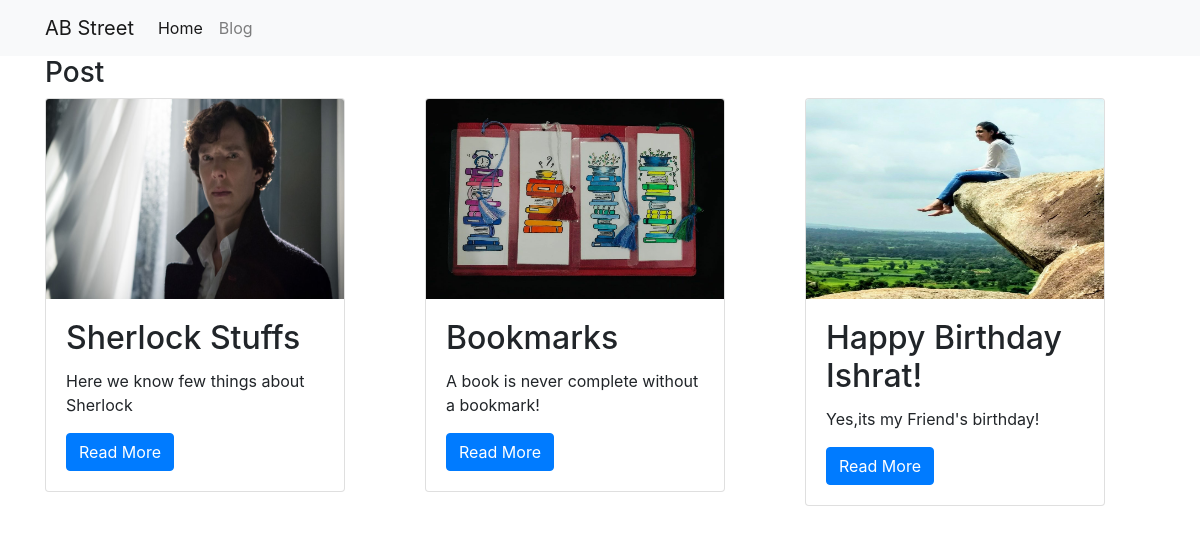
The page / on the database its author committed.
### projects/models.py (models this page shows)
class Project(models.Model):
    title =models.CharField(max_length =100)
    description = models.TextField()
    technology = models.CharField(max_length=1000)
    image = models.FilePathField(path="/img")

### projects/views.py (the view)
# urls.py: path("", views.project_index, name="project_index"),
def project_index(request):
    projects =Project.objects.all()
    context ={
        'projects':projects
    }
    return render(request,'project_index.html',context)

### projects/templates/project_index.html
{% extends "base.html" %}
{% load static %}
{% block page_content %}
<h3>Post</h3>
<div class="row">
{% for project in projects %}
    <div class="col-md-4">
        <div class="card mb-2" style="width:300px">
            <img class="card-img-top" src="{% static project.image %}" style="height:200px">
            <div class="card-body" >
                <h2 class="card-title">{{ project.title }}</h2>
                <p class="card-text">{{ project.description }}</p>
                <a href="{% url 'project_detail' project.pk %}"
                   class="btn btn-primary">
                    Read More
                </a>
            </div>
        </div>
    </div>
    {% endfor %}
</div>
{% endblock %}

### personal_portfolio/templates/base.html (shortened to what this page needs)
<link rel="stylesheet" href="https://stackpath.bootstrapcdn.com/bootstrap/4.1.3/css/bootstrap.min.css">
<nav class="navbar navbar-expand-lg navbar-light bg-light">
    <div class="container">
        <a class="navbar-brand" href="{% url 'project_index' %}">AB Street</a>
        <div class="collapse navbar-collapse" id="navbarSupportedContent">
          <ul class="navbar-nav mr-auto">
            <li class="nav-item active">
              <a class="nav-link" href="{% url 'project_index' %}">Home</a>
            </li>
            <li class="nav-item">
              <a class="nav-link" href="{% url 'blog_index' %}">Blog</a>
            </li>
          </ul>
        </div>
    </div>
</nav>
<div class="container">
    {% block page_content %}{% endblock %}
</div>

### rows shown on the page
Project: image (picture), title "Sherlock Stuffs", description "Here we know few things about Sherlock"
Project: image (picture), title "Bookmarks", description "A book is never complete without a bookmark!"
Project: image (picture), title "Happy Birthday Ishrat!", description "Yes,its my Friend's birthday!"
